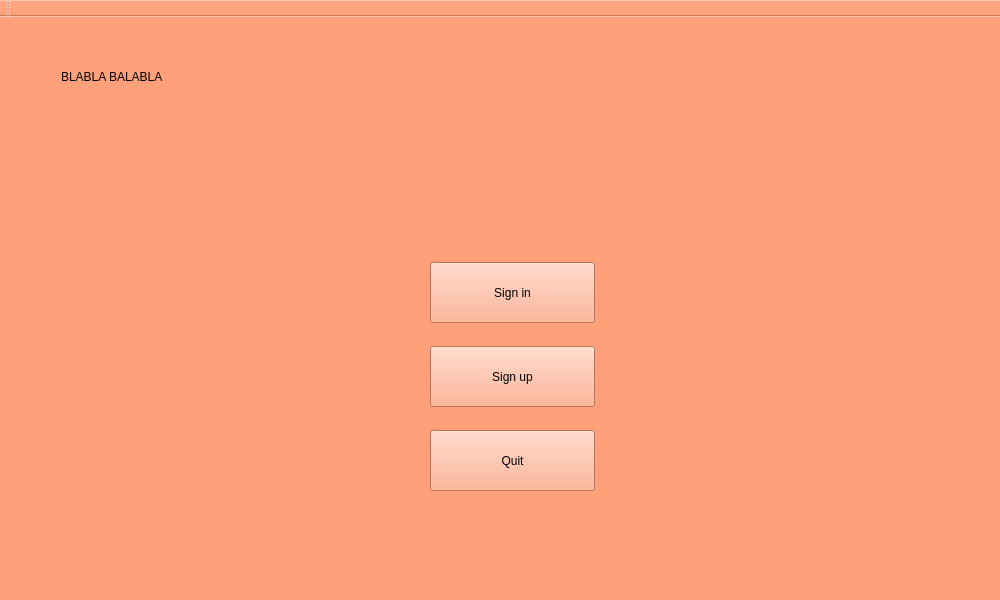
<?xml version="1.0" encoding="UTF-8"?>
<ui version="4.0">
 <class>Interface</class>
 <widget class="QMainWindow" name="Interface">
  <property name="geometry">
   <rect>
    <x>0</x>
    <y>0</y>
    <width>1000</width>
    <height>600</height>
   </rect>
  </property>
  <property name="windowTitle">
   <string>Interface</string>
  </property>
  <property name="autoFillBackground">
   <bool>false</bool>
  </property>
  <property name="styleSheet">
   <string notr="true">background-color:lightsalmon</string>
  </property>
  <widget class="QWidget" name="centralWidget">
   <widget class="QWidget" name="verticalLayoutWidget">
    <property name="geometry">
     <rect>
      <x>390</x>
      <y>210</y>
      <width>241</width>
      <height>301</height>
     </rect>
    </property>
    <layout class="QVBoxLayout" name="verticalLayout">
     <property name="spacing">
      <number>8</number>
     </property>
     <property name="sizeConstraint">
      <enum>QLayout::SetDefaultConstraint</enum>
     </property>
     <property name="leftMargin">
      <number>40</number>
     </property>
     <property name="topMargin">
      <number>20</number>
     </property>
     <property name="rightMargin">
      <number>2</number>
     </property>
     <property name="bottomMargin">
      <number>20</number>
     </property>
     <item>
      <widget class="QPushButton" name="SignIn">
       <property name="maximumSize">
        <size>
         <width>165</width>
         <height>61</height>
        </size>
       </property>
       <property name="text">
        <string>Sign in</string>
       </property>
       <property name="icon">
        <iconset theme="image/sign_in">
         <normaloff>.</normaloff>.</iconset>
       </property>
       <property name="flat">
        <bool>false</bool>
       </property>
      </widget>
     </item>
     <item>
      <widget class="QPushButton" name="SignUp">
       <property name="maximumSize">
        <size>
         <width>165</width>
         <height>61</height>
        </size>
       </property>
       <property name="text">
        <string>Sign up</string>
       </property>
      </widget>
     </item>
     <item>
      <widget class="QPushButton" name="pushButton_3">
       <property name="maximumSize">
        <size>
         <width>165</width>
         <height>61</height>
        </size>
       </property>
       <property name="text">
        <string>Quit</string>
       </property>
      </widget>
     </item>
    </layout>
   </widget>
   <widget class="QWidget" name="horizontalLayoutWidget">
    <property name="geometry">
     <rect>
      <x>50</x>
      <y>20</y>
      <width>851</width>
      <height>80</height>
     </rect>
    </property>
    <layout class="QHBoxLayout" name="horizontalLayout">
     <item>
      <widget class="QLabel" name="label">
       <property name="text">
        <string>BLABLA BALABLA</string>
       </property>
      </widget>
     </item>
    </layout>
   </widget>
  </widget>
  <widget class="QMenuBar" name="menuBar">
   <property name="geometry">
    <rect>
     <x>0</x>
     <y>0</y>
     <width>1000</width>
     <height>22</height>
    </rect>
   </property>
  </widget>
  <widget class="QToolBar" name="mainToolBar">
   <attribute name="toolBarArea">
    <enum>TopToolBarArea</enum>
   </attribute>
   <attribute name="toolBarBreak">
    <bool>false</bool>
   </attribute>
  </widget>
  <widget class="QStatusBar" name="statusBar"/>
 </widget>
 <layoutdefault spacing="6" margin="11"/>
 <resources/>
 <connections/>
</ui>
